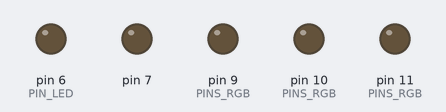
The sketch below on a simulated Arduino Uno, built with avr-gcc and run on an emulated ATmega328P. Shown: output pins drawn as LEDs (lit = HIGH). Dashed ring = blinking.

Above: at 1.0 s.
At 2.5 s:
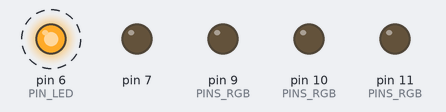
Timing chart, 0 to 4.6 s (numbered marks = the images above):
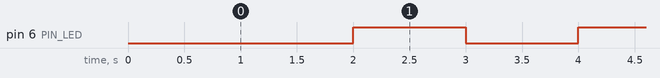

Measured:
- by itself, pin 6 (PIN_LED): alternates HIGH for 1.0 s and LOW for 1.0 s

The sketch:

test3.ino
```cpp
int PIN_LED = 6;
int PINS_RGB[3] = {9, 10, 11};

void setup() {
  pinMode(7, OUTPUT);
  pinMode(9, OUTPUT);
  pinMode(10, OUTPUT);
  pinMode(11, OUTPUT);
}

void loop() {
  // put your main code here, to run repeatedly:
  delay(1000);

  analogWrite(PIN_LED, 0);

  delay(1000);

  analogWrite(PIN_LED, 255);
}
```
